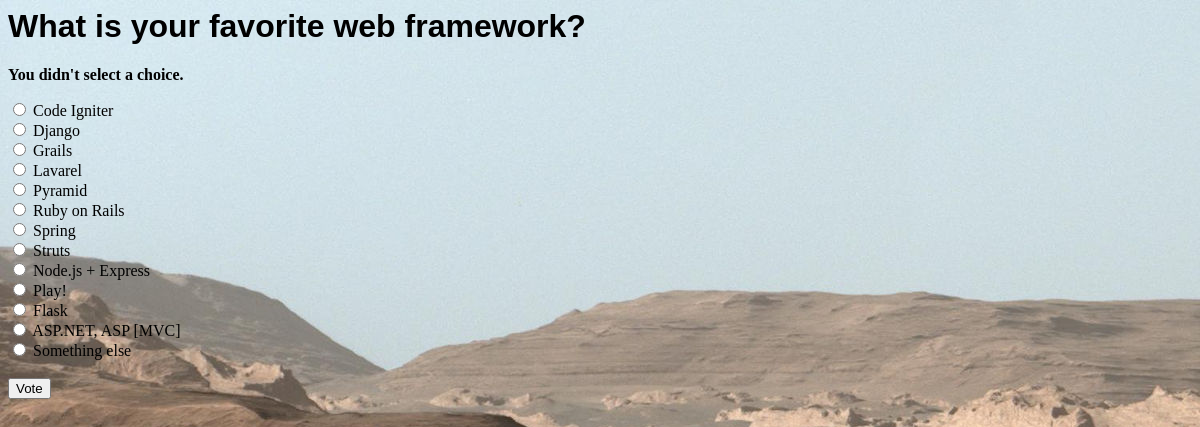
/polls/2/vote/, run on the app's committed database.
### polls/models.py (models this page shows, shortened)
class Question(models.Model):
    question_text = models.CharField(max_length=200)
    pub_date = models.DateTimeField('date published')
    def was_published_recently(self):
        now = timezone.now()
        return now - datetime.timedelta(days=1) <= self.pub_date <= now
    was_published_recently.admin_order_field = 'pub_date'
    was_published_recently.boolean = True
    was_published_recently.short_description = 'Published recently?'

class Choice(models.Model):
    question = models.ForeignKey(Question, on_delete=models.CASCADE)
    choice_text = models.CharField(max_length=200)
    votes = models.IntegerField(default=0)

### polls/views.py (the view)
# urls.py: path('<int:question_id>/vote/', views.vote, name='vote'),
def vote(request, question_id):
    question = get_object_or_404(Question, pk=question_id)
    try:
        selected_choice = question.choice_set.get(pk=request.POST['choice'])
    except (KeyError, Choice.DoesNotExist):
        return render(request, 'polls/detail.html', {
            'question': question,
            'error_message': "You didn't select a choice.",
        })
    else:
        selected_choice.votes += 1
        selected_choice.save()
        return HttpResponseRedirect(reverse('polls:results', args=(question.id,)))

### polls/templates/polls/detail.html (shortened to what this page needs)
<html>
<body>
{% load static %}
<link rel="stylesheet" type="text/css" href="{% static 'polls/style.css' %}">
<h1>{{ question.question_text }}</h1>
{% if error_message %}<p><strong>{{ error_message }}</strong></p>{% endif %}
<form action="{% url 'polls:vote' question.id %}" method="post">
{% for choice in question.choice_set.all %}
    <input type="radio" name="choice" id="choice{{ forloop.counter }}" value="{{ choice.id }}">
    <label for="choice{{ forloop.counter }}">{{ choice.choice_text }}</label><br>
{% endfor %}
<br/>
<input type="submit" value="Vote">
</form>
</body>
</html>

### polls/static/polls/style.css (style rules this page uses)
body { background: white url("images/background.jpg") no-repeat; }
h1 { font-family: Arial, Helvetica, sans-serif; font-style: normal; }

### data on the page
Question: question_text "What is your favorite web framework?"
Choice: choice_text "Code Igniter"
Choice: choice_text "Django"
Choice: choice_text "Grails"
Choice: choice_text "Lavarel"
Choice: choice_text "Pyramid"
Choice: choice_text "Ruby on Rails"
Choice: choice_text "Spring"
Choice: choice_text "Struts"
Choice: choice_text "Node.js + Express"
Choice: choice_text "Play!"
Choice: choice_text "Flask"
Choice: choice_text "ASP.NET, ASP [MVC]"
Choice: choice_text "Something else"

### other printed values
{{ error_message }} "You didn't select a choice."
